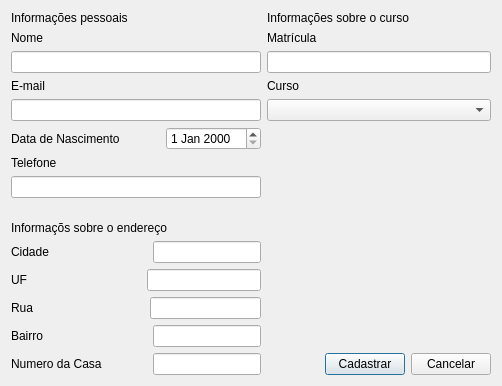
<?xml version="1.0" encoding="UTF-8"?>
<ui version="4.0">
 <class>CadastroAlunoDLG</class>
 <widget class="QDialog" name="CadastroAlunoDLG">
  <property name="geometry">
   <rect>
    <x>0</x>
    <y>0</y>
    <width>502</width>
    <height>386</height>
   </rect>
  </property>
  <property name="windowTitle">
   <string>Dialog</string>
  </property>
  <layout class="QGridLayout" name="gridLayout">
   <item row="2" column="1">
    <layout class="QHBoxLayout" name="horizontalLayout_9">
     <item>
      <spacer name="horizontalSpacer">
       <property name="orientation">
        <enum>Qt::Horizontal</enum>
       </property>
       <property name="sizeHint" stdset="0">
        <size>
         <width>40</width>
         <height>20</height>
        </size>
       </property>
      </spacer>
     </item>
     <item>
      <widget class="QPushButton" name="cadastrarBTN">
       <property name="text">
        <string>Cadastrar</string>
       </property>
      </widget>
     </item>
     <item>
      <widget class="QPushButton" name="cancelarBTN">
       <property name="text">
        <string>Cancelar</string>
       </property>
      </widget>
     </item>
    </layout>
   </item>
   <item row="0" column="0" rowspan="3">
    <layout class="QVBoxLayout" name="verticalLayout_6">
     <item>
      <widget class="QLabel" name="informacoesP">
       <property name="text">
        <string>Informações pessoais</string>
       </property>
      </widget>
     </item>
     <item>
      <layout class="QVBoxLayout" name="verticalLayout">
       <item>
        <widget class="QLabel" name="nomeLB">
         <property name="text">
          <string>Nome</string>
         </property>
        </widget>
       </item>
       <item>
        <widget class="QLineEdit" name="nomeLE"/>
       </item>
      </layout>
     </item>
     <item>
      <layout class="QVBoxLayout" name="verticalLayout_2">
       <item>
        <widget class="QLabel" name="emailLB">
         <property name="text">
          <string>E-mail</string>
         </property>
        </widget>
       </item>
       <item>
        <widget class="QLineEdit" name="emailLE"/>
       </item>
      </layout>
     </item>
     <item>
      <layout class="QHBoxLayout" name="horizontalLayout_3">
       <item>
        <widget class="QLabel" name="data_de_nacimentoLB">
         <property name="text">
          <string>Data de Nascimento</string>
         </property>
        </widget>
       </item>
       <item>
        <spacer name="horizontalSpacer_5">
         <property name="orientation">
          <enum>Qt::Horizontal</enum>
         </property>
         <property name="sizeHint" stdset="0">
          <size>
           <width>40</width>
           <height>20</height>
          </size>
         </property>
        </spacer>
       </item>
       <item>
        <widget class="QDateEdit" name="data_de_nacimentoDE"/>
       </item>
      </layout>
     </item>
     <item>
      <layout class="QVBoxLayout" name="verticalLayout_4">
       <item>
        <widget class="QLabel" name="telefoneLB">
         <property name="text">
          <string>Telefone</string>
         </property>
        </widget>
       </item>
       <item>
        <widget class="QLineEdit" name="telefoneLE"/>
       </item>
      </layout>
     </item>
     <item>
      <spacer name="verticalSpacer">
       <property name="orientation">
        <enum>Qt::Vertical</enum>
       </property>
       <property name="sizeHint" stdset="0">
        <size>
         <width>20</width>
         <height>40</height>
        </size>
       </property>
      </spacer>
     </item>
     <item>
      <widget class="QLabel" name="informacoesE">
       <property name="text">
        <string>Informaçõs sobre o endereço</string>
       </property>
      </widget>
     </item>
     <item>
      <layout class="QHBoxLayout" name="horizontalLayout_8">
       <item>
        <widget class="QLabel" name="cidadeLB">
         <property name="text">
          <string>Cidade</string>
         </property>
        </widget>
       </item>
       <item>
        <spacer name="horizontalSpacer_2">
         <property name="orientation">
          <enum>Qt::Horizontal</enum>
         </property>
         <property name="sizeHint" stdset="0">
          <size>
           <width>40</width>
           <height>20</height>
          </size>
         </property>
        </spacer>
       </item>
       <item>
        <widget class="QLineEdit" name="cidadeLE"/>
       </item>
      </layout>
     </item>
     <item>
      <layout class="QHBoxLayout" name="horizontalLayout_5">
       <item>
        <widget class="QLabel" name="ufLB">
         <property name="text">
          <string>UF</string>
         </property>
        </widget>
       </item>
       <item>
        <spacer name="horizontalSpacer_3">
         <property name="orientation">
          <enum>Qt::Horizontal</enum>
         </property>
         <property name="sizeHint" stdset="0">
          <size>
           <width>40</width>
           <height>20</height>
          </size>
         </property>
        </spacer>
       </item>
       <item>
        <widget class="QLineEdit" name="ufLE"/>
       </item>
      </layout>
     </item>
     <item>
      <layout class="QHBoxLayout" name="horizontalLayout_4">
       <item>
        <widget class="QLabel" name="ruaLB">
         <property name="text">
          <string>Rua</string>
         </property>
        </widget>
       </item>
       <item>
        <spacer name="horizontalSpacer_4">
         <property name="orientation">
          <enum>Qt::Horizontal</enum>
         </property>
         <property name="sizeHint" stdset="0">
          <size>
           <width>40</width>
           <height>20</height>
          </size>
         </property>
        </spacer>
       </item>
       <item>
        <widget class="QLineEdit" name="ruaLE"/>
       </item>
      </layout>
     </item>
     <item>
      <layout class="QHBoxLayout" name="horizontalLayout_6">
       <item>
        <widget class="QLabel" name="bairroLB">
         <property name="text">
          <string>Bairro</string>
         </property>
        </widget>
       </item>
       <item>
        <spacer name="horizontalSpacer_6">
         <property name="orientation">
          <enum>Qt::Horizontal</enum>
         </property>
         <property name="sizeHint" stdset="0">
          <size>
           <width>40</width>
           <height>20</height>
          </size>
         </property>
        </spacer>
       </item>
       <item>
        <widget class="QLineEdit" name="bairroLE"/>
       </item>
      </layout>
     </item>
     <item>
      <layout class="QHBoxLayout" name="horizontalLayout_7">
       <item>
        <widget class="QLabel" name="num_casaLB">
         <property name="text">
          <string>Numero da Casa</string>
         </property>
        </widget>
       </item>
       <item>
        <spacer name="horizontalSpacer_7">
         <property name="orientation">
          <enum>Qt::Horizontal</enum>
         </property>
         <property name="sizeHint" stdset="0">
          <size>
           <width>40</width>
           <height>20</height>
          </size>
         </property>
        </spacer>
       </item>
       <item>
        <widget class="QLineEdit" name="num_casaLE"/>
       </item>
      </layout>
     </item>
    </layout>
   </item>
   <item row="0" column="1">
    <layout class="QVBoxLayout" name="verticalLayout_5">
     <item>
      <widget class="QLabel" name="informacoesC">
       <property name="text">
        <string>Informações sobre o curso</string>
       </property>
      </widget>
     </item>
     <item>
      <layout class="QVBoxLayout" name="verticalLayout_3">
       <item>
        <widget class="QLabel" name="matriculaLB">
         <property name="text">
          <string>Matrícula</string>
         </property>
        </widget>
       </item>
       <item>
        <widget class="QLineEdit" name="matriculaLE"/>
       </item>
      </layout>
     </item>
     <item>
      <layout class="QVBoxLayout" name="verticalLayout_7">
       <item>
        <widget class="QLabel" name="cursoLB">
         <property name="sizePolicy">
          <sizepolicy hsizetype="Preferred" vsizetype="Preferred">
           <horstretch>0</horstretch>
           <verstretch>0</verstretch>
          </sizepolicy>
         </property>
         <property name="text">
          <string>Curso</string>
         </property>
        </widget>
       </item>
       <item>
        <widget class="QComboBox" name="cursoCBX">
         <property name="sizePolicy">
          <sizepolicy hsizetype="Preferred" vsizetype="Preferred">
           <horstretch>0</horstretch>
           <verstretch>0</verstretch>
          </sizepolicy>
         </property>
        </widget>
       </item>
      </layout>
     </item>
    </layout>
   </item>
   <item row="1" column="1">
    <spacer name="verticalSpacer_2">
     <property name="orientation">
      <enum>Qt::Vertical</enum>
     </property>
     <property name="sizeHint" stdset="0">
      <size>
       <width>20</width>
       <height>40</height>
      </size>
     </property>
    </spacer>
   </item>
  </layout>
  <zorder>verticalSpacer_2</zorder>
 </widget>
 <resources/>
 <connections/>
</ui>
